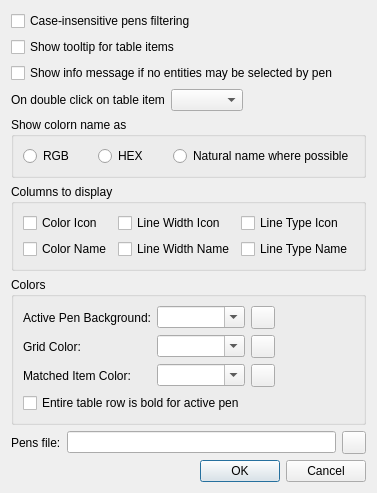
<?xml version="1.0" encoding="UTF-8"?>
<ui version="4.0">
 <class>LC_PenPaletteOptionsDialog</class>
 <widget class="QDialog" name="LC_PenPaletteOptionsDialog">
  <property name="geometry">
   <rect>
    <x>0</x>
    <y>0</y>
    <width>349</width>
    <height>469</height>
   </rect>
  </property>
  <property name="windowTitle">
   <string>Pen Palette Settings</string>
  </property>
  <layout class="QGridLayout" name="gridLayout">
   <item row="10" column="0">
    <spacer name="verticalSpacer">
     <property name="orientation">
      <enum>Qt::Vertical</enum>
     </property>
     <property name="sizeHint" stdset="0">
      <size>
       <width>20</width>
       <height>40</height>
      </size>
     </property>
    </spacer>
   </item>
   <item row="6" column="0">
    <widget class="QGroupBox" name="gbColumns">
     <property name="title">
      <string>Columns to display</string>
     </property>
     <layout class="QGridLayout" name="gridLayout_2">
      <item row="1" column="2">
       <widget class="QCheckBox" name="chkShowLineTypeName">
        <property name="text">
         <string>Line Type Name</string>
        </property>
       </widget>
      </item>
      <item row="1" column="0">
       <widget class="QCheckBox" name="chkShowColorName">
        <property name="text">
         <string>Color Name</string>
        </property>
       </widget>
      </item>
      <item row="0" column="2">
       <widget class="QCheckBox" name="chkShowLineTypeIcon">
        <property name="text">
         <string>Line Type Icon</string>
        </property>
       </widget>
      </item>
      <item row="0" column="0">
       <widget class="QCheckBox" name="chkShowColorIcon">
        <property name="text">
         <string>Color Icon</string>
        </property>
       </widget>
      </item>
      <item row="0" column="1">
       <widget class="QCheckBox" name="chkShowWidthIcon">
        <property name="text">
         <string>Line Width Icon</string>
        </property>
       </widget>
      </item>
      <item row="1" column="1">
       <widget class="QCheckBox" name="chkShowWidthName">
        <property name="text">
         <string>Line Width Name</string>
        </property>
       </widget>
      </item>
     </layout>
    </widget>
   </item>
   <item row="7" column="0">
    <widget class="QGroupBox" name="groupBox_2">
     <property name="title">
      <string>Colors</string>
     </property>
     <layout class="QGridLayout" name="gridLayout_5">
      <item row="0" column="1">
       <widget class="QComboBox" name="cbColorActiveBg">
        <property name="editable">
         <bool>true</bool>
        </property>
       </widget>
      </item>
      <item row="0" column="3">
       <spacer name="horizontalSpacer">
        <property name="orientation">
         <enum>Qt::Horizontal</enum>
        </property>
        <property name="sizeHint" stdset="0">
         <size>
          <width>40</width>
          <height>20</height>
         </size>
        </property>
       </spacer>
      </item>
      <item row="1" column="1">
       <widget class="QComboBox" name="cbColorGrid">
        <property name="editable">
         <bool>true</bool>
        </property>
       </widget>
      </item>
      <item row="1" column="2">
       <widget class="QToolButton" name="tbGridColorSelect">
        <property name="text">
         <string/>
        </property>
        <property name="icon">
         <iconset resource="../../res/ui/ui.qrc">
          <normaloff>:/ui/colorxx.png</normaloff>:/ui/colorxx.png</iconset>
        </property>
       </widget>
      </item>
      <item row="0" column="0">
       <widget class="QLabel" name="label_2">
        <property name="text">
         <string>Active Pen Background:</string>
        </property>
       </widget>
      </item>
      <item row="0" column="2">
       <widget class="QToolButton" name="tbActiveColorSelect">
        <property name="text">
         <string/>
        </property>
        <property name="icon">
         <iconset resource="../../res/ui/ui.qrc">
          <normaloff>:/ui/colorxx.png</normaloff>:/ui/colorxx.png</iconset>
        </property>
       </widget>
      </item>
      <item row="3" column="0" colspan="2">
       <widget class="QCheckBox" name="cbAllRowBold">
        <property name="text">
         <string>Entire table row is bold for active pen</string>
        </property>
       </widget>
      </item>
      <item row="1" column="0">
       <widget class="QLabel" name="label_3">
        <property name="text">
         <string>Grid Color:</string>
        </property>
       </widget>
      </item>
      <item row="2" column="0">
       <widget class="QLabel" name="label_4">
        <property name="text">
         <string>Matched Item Color:</string>
        </property>
       </widget>
      </item>
      <item row="2" column="1">
       <widget class="QComboBox" name="cbColorMatchedItem">
        <property name="editable">
         <bool>true</bool>
        </property>
       </widget>
      </item>
      <item row="2" column="2">
       <widget class="QToolButton" name="tbMatchedItemColorSelect">
        <property name="text">
         <string/>
        </property>
        <property name="icon">
         <iconset resource="../../res/ui/ui.qrc">
          <normaloff>:/ui/colorxx.png</normaloff>:/ui/colorxx.png</iconset>
        </property>
       </widget>
      </item>
     </layout>
    </widget>
   </item>
   <item row="0" column="0">
    <widget class="QCheckBox" name="cbFilterCaseInsensitive">
     <property name="text">
      <string>Case-insensitive pens filtering</string>
     </property>
    </widget>
   </item>
   <item row="11" column="0">
    <widget class="QDialogButtonBox" name="buttonBox">
     <property name="orientation">
      <enum>Qt::Horizontal</enum>
     </property>
     <property name="standardButtons">
      <set>QDialogButtonBox::Cancel|QDialogButtonBox::Ok</set>
     </property>
    </widget>
   </item>
   <item row="1" column="0">
    <widget class="QCheckBox" name="cbShowTooltip">
     <property name="toolTip">
      <string>Controls whether tooltip will be shown for table item or not</string>
     </property>
     <property name="text">
      <string>Show tooltip for table items</string>
     </property>
    </widget>
   </item>
   <item row="9" column="0">
    <layout class="QHBoxLayout" name="horizontalLayout">
     <item>
      <widget class="QLabel" name="label">
       <property name="text">
        <string>Pens file:</string>
       </property>
      </widget>
     </item>
     <item>
      <widget class="QLineEdit" name="lePensFile"/>
     </item>
     <item>
      <widget class="QToolButton" name="tbBrowse">
       <property name="text">
        <string/>
       </property>
       <property name="icon">
        <iconset resource="../../res/actions/actions.qrc">
         <normaloff>:/actions/fileopen.png</normaloff>:/actions/fileopen.png</iconset>
       </property>
      </widget>
     </item>
    </layout>
   </item>
   <item row="4" column="0" rowspan="2">
    <widget class="QGroupBox" name="groupBox">
     <property name="title">
      <string>Show colorn name as</string>
     </property>
     <layout class="QGridLayout" name="gridLayout_3">
      <item row="0" column="1">
       <widget class="QRadioButton" name="rbHEX">
        <property name="text">
         <string>HEX</string>
        </property>
       </widget>
      </item>
      <item row="0" column="0">
       <widget class="QRadioButton" name="rbRGB">
        <property name="text">
         <string>RGB</string>
        </property>
       </widget>
      </item>
      <item row="0" column="2">
       <widget class="QRadioButton" name="rbNatural">
        <property name="text">
         <string>Natural name where possible</string>
        </property>
       </widget>
      </item>
     </layout>
    </widget>
   </item>
   <item row="2" column="0">
    <widget class="QCheckBox" name="cbShowMessageForNoSelection">
     <property name="text">
      <string>Show info message if no entities may be selected by pen</string>
     </property>
    </widget>
   </item>
   <item row="3" column="0">
    <layout class="QHBoxLayout" name="horizontalLayout_2">
     <item>
      <widget class="QLabel" name="label_5">
       <property name="text">
        <string>On double click on table item</string>
       </property>
      </widget>
     </item>
     <item>
      <widget class="QComboBox" name="cbDoubleClickMode">
       <property name="currentIndex">
        <number>-1</number>
       </property>
      </widget>
     </item>
     <item>
      <spacer name="horizontalSpacer_2">
       <property name="orientation">
        <enum>Qt::Horizontal</enum>
       </property>
       <property name="sizeHint" stdset="0">
        <size>
         <width>40</width>
         <height>20</height>
        </size>
       </property>
      </spacer>
     </item>
    </layout>
   </item>
  </layout>
 </widget>
 <resources>
  <include location="../../res/actions/actions.qrc"/>
  <include location="../../res/ui/ui.qrc"/>
 </resources>
 <connections>
  <connection>
   <sender>buttonBox</sender>
   <signal>accepted()</signal>
   <receiver>LC_PenPaletteOptionsDialog</receiver>
   <slot>accept()</slot>
   <hints>
    <hint type="sourcelabel">
     <x>248</x>
     <y>254</y>
    </hint>
    <hint type="destinationlabel">
     <x>157</x>
     <y>274</y>
    </hint>
   </hints>
  </connection>
  <connection>
   <sender>buttonBox</sender>
   <signal>rejected()</signal>
   <receiver>LC_PenPaletteOptionsDialog</receiver>
   <slot>reject()</slot>
   <hints>
    <hint type="sourcelabel">
     <x>316</x>
     <y>260</y>
    </hint>
    <hint type="destinationlabel">
     <x>286</x>
     <y>274</y>
    </hint>
   </hints>
  </connection>
 </connections>
</ui>
